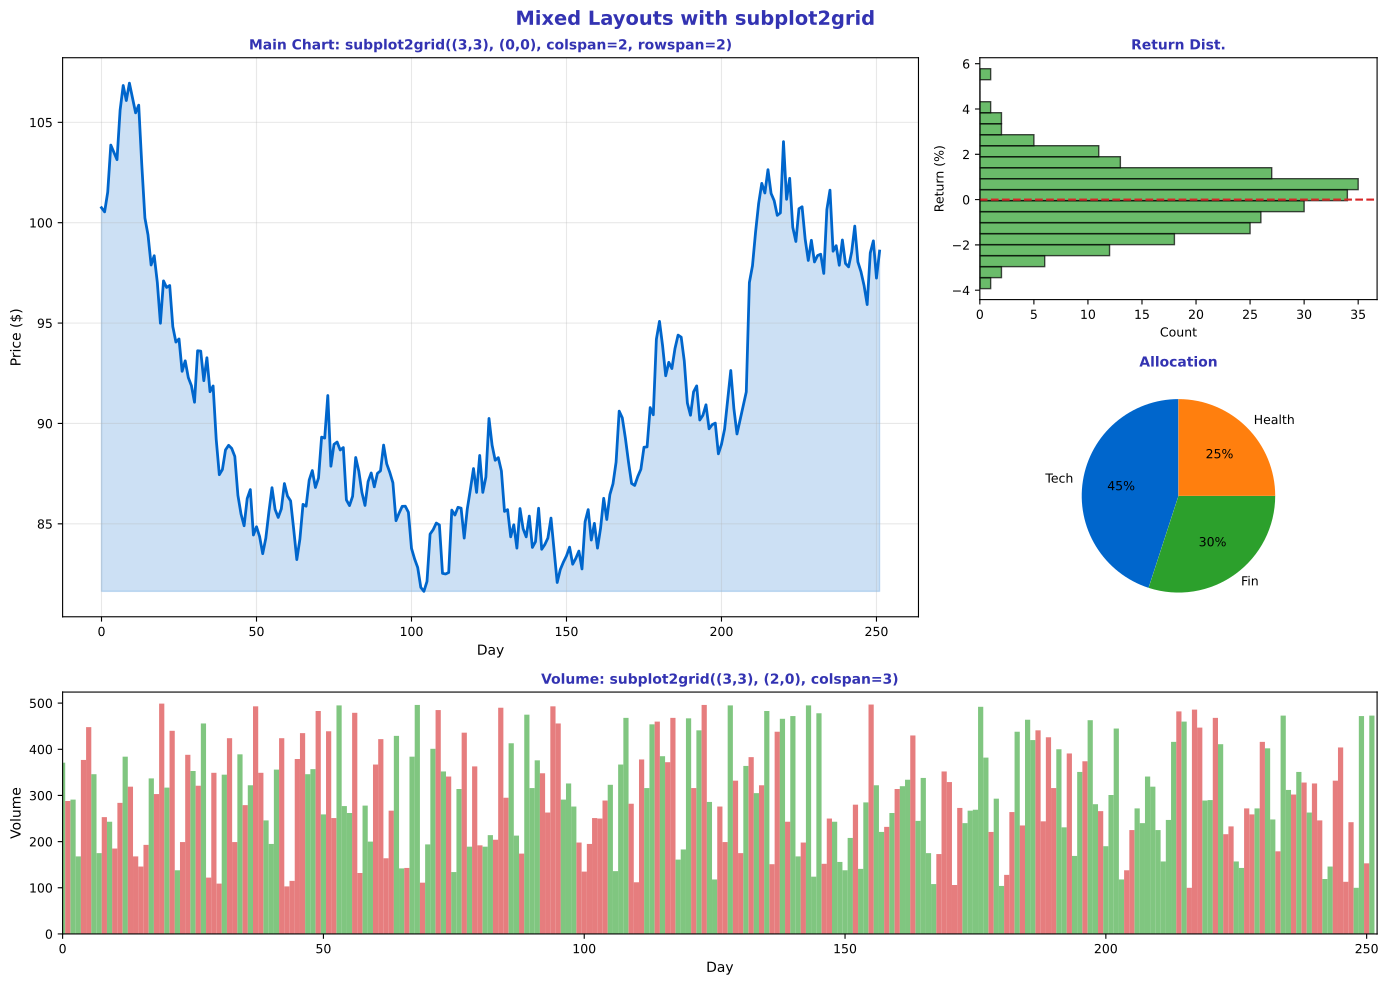

This chart was generated by the following Python code:
"""Mixed Layouts - Different sized subplots"""
import matplotlib.pyplot as plt
import numpy as np
import pandas as pd
from pathlib import Path

plt.rcParams.update({
    'font.size': 10,
    'axes.labelsize': 10,
    'axes.titlesize': 11,
    'xtick.labelsize': 9,
    'ytick.labelsize': 9,
    'legend.fontsize': 9,
    'figure.figsize': (10, 6),
    'figure.dpi': 150
})

MLPURPLE = '#3333B2'
MLLAVENDER = '#ADADE0'
MLBLUE = '#0066CC'
MLORANGE = '#FF7F0E'
MLGREEN = '#2CA02C'
MLRED = '#D62728'

np.random.seed(42)

# Create mixed layout using subplot2grid
fig = plt.figure(figsize=(14, 10))
fig.suptitle('Mixed Layouts with subplot2grid', fontsize=14, fontweight='bold', color=MLPURPLE)

# Generate data
days = 252
prices = 100 * np.exp(np.cumsum(np.random.randn(days) * 0.015))
returns = np.diff(np.log(prices)) * 100
volume = np.random.randint(100, 500, days).astype(float)

# Large main plot - spans 2 columns
ax_main = plt.subplot2grid((3, 3), (0, 0), colspan=2, rowspan=2)
ax_main.plot(prices, color=MLBLUE, linewidth=2)
ax_main.fill_between(range(len(prices)), prices.min(), prices, alpha=0.2, color=MLBLUE)
ax_main.set_title('Main Chart: subplot2grid((3,3), (0,0), colspan=2, rowspan=2)',
                  fontsize=10, fontweight='bold', color=MLPURPLE)
ax_main.set_xlabel('Day', fontsize=10)
ax_main.set_ylabel('Price ($)', fontsize=10)
ax_main.grid(alpha=0.3)

# Small right plot 1
ax_right1 = plt.subplot2grid((3, 3), (0, 2))
ax_right1.hist(returns, bins=20, color=MLGREEN, alpha=0.7, edgecolor='black', orientation='horizontal')
ax_right1.axhline(0, color=MLRED, linestyle='--', linewidth=1.5)
ax_right1.set_title('Return Dist.', fontsize=10, fontweight='bold', color=MLPURPLE)
ax_right1.set_xlabel('Count', fontsize=9)
ax_right1.set_ylabel('Return (%)', fontsize=9)

# Small right plot 2
ax_right2 = plt.subplot2grid((3, 3), (1, 2))
sectors = ['Tech', 'Fin', 'Health']
weights = [0.45, 0.30, 0.25]
ax_right2.pie(weights, labels=sectors, colors=[MLBLUE, MLGREEN, MLORANGE],
              autopct='%1.0f%%', startangle=90, textprops={'fontsize': 9})
ax_right2.set_title('Allocation', fontsize=10, fontweight='bold', color=MLPURPLE)

# Bottom full-width plot
ax_bottom = plt.subplot2grid((3, 3), (2, 0), colspan=3)
colors = [MLGREEN if prices[i] > prices[i-1] else MLRED for i in range(1, len(prices))]
colors = [MLGREEN] + colors
ax_bottom.bar(range(len(volume)), volume, color=colors, alpha=0.6, width=1)
ax_bottom.set_title('Volume: subplot2grid((3,3), (2,0), colspan=3)', fontsize=10, fontweight='bold', color=MLPURPLE)
ax_bottom.set_xlabel('Day', fontsize=10)
ax_bottom.set_ylabel('Volume', fontsize=10)
ax_bottom.set_xlim(0, len(volume))

plt.tight_layout()
plt.savefig(Path(__file__).parent / 'chart.pdf', dpi=300, bbox_inches='tight')
plt.close()
